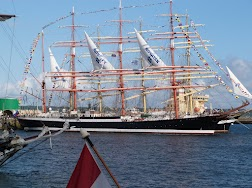
#> input picture Traitement de l'image/TE5/DATA_TE5/bateau2.JPG, 252 x 188 px, found by its file name
$ python TE5-Detection-Contours.py   (older library calls are emulated)
#> lines starting #> are read from the running program, lines starting #| are printed output that depends on the picture; after the words box and inside, x2 and y2 are one past the last pixel; in counts of white or black regions, pixels touching at a corner belong together
import numpy as np
import cv2
from matplotlib import pyplot as plt


# 1. Image gris
img = cv2.imread('/Users/melvindubee/Documents/ENSTA/Traitement-image/DATA_TE5/Bateau2.jpg')
#> img is the input picture: shape (188, 252, 3); mean B, G, R 150.1, 132.7, 118.8
img_grey = cv2.cvtColor(img, cv2.COLOR_BGR2GRAY)
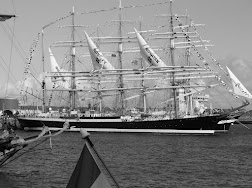
#> img_grey: shape (188, 252); min 0, max 254, mean 130.5
plt.figure()
plt.imshow(img_grey, cmap="gray")
plt.title("Image en gris")

# 2 & 3. Calculer le gradient horizontal et vertical

laplacian = cv2.Laplacian(img_grey,cv2.CV_64F)
sobelx = cv2.Sobel(img_grey,cv2.CV_64F,1,0,ksize=5)
sobely = cv2.Sobel(img_grey,cv2.CV_64F,0,1,ksize=5)
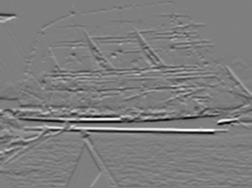
#> sobely: shape (188, 252) float64; min -10529, max 10722, mean -63.1; drawn with min black and max white

plt.figure()
plt.subplot(2,2,1),plt.imshow(img_grey,cmap = 'gray')
plt.title('Original'), plt.xticks([]), plt.yticks([])
plt.subplot(2,2,2),plt.imshow(laplacian,cmap = 'gray')
plt.title('Laplacian'), plt.xticks([]), plt.yticks([])
plt.subplot(2,2,3),plt.imshow(sobelx,cmap = 'gray')
plt.title('Sobel X'), plt.xticks([]), plt.yticks([])
plt.subplot(2,2,4),plt.imshow(sobely,cmap = 'gray')
plt.title('Sobel Y'), plt.xticks([]), plt.yticks([])

# 4. Calculer le module du gradient

modgrad = np.sqrt(sobelx**2 + sobely**2)
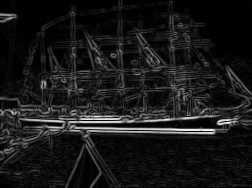
#> modgrad: shape (188, 252) float64; min 0, max 10722.2, mean 1043.9; drawn with min black and max white

plt.figure()
plt.imshow(modgrad, cmap="gray")
plt.title("Module gradient")

# 5. Décrire l’étape supplémentaire nécessaire pour obtenir une carte
# des contours ne contenant que les points de contours (c’est-à-dire
# une image binaire avec des « 1 » là ou des contours sont trouvés et « 0 »
# ailleurs). L’implémenter et commenter le résultat.

# Il faut choisir un seuil T et seuiller l'image du module de gradient

S = 0.17 * np.max(modgrad)
#> S = 1822.8

Img_bin = modgrad > S # Seuillage
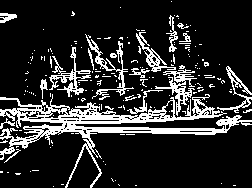
#> Img_bin: shape (188, 252) bool; 17% white in thin lines or dots

plt.figure()
plt.imshow(Img_bin, cmap="gray")
plt.title("Detection des contours")

############################################################
###### Détection des contours avec le filtre de Canny ######
############################################################

# 1. Enumérer et expliquer les paramètres du filtre de Canny

#Approche de type gradient, hypothèse de bruit blanc gaussien, éléments
# de l’approche type laplacien
#• 3 objectifs :
#• Faibles taux d’erreurs (Pndf,Pfa)
#• Bonne localisation des contours
#• Des contours de largeur 1 pixel
#• Filtre optimal de Canny  « dérivée première d’une gaussienne »

# 2. Appliquer ce filtre

edges = cv2.Canny(img_grey,100,200)
#> edges: shape (188, 252); 15.9% white in thin lines or dots
plt.figure()
plt.imshow(edges,cmap = 'gray')
plt.title('Detection des contours avec un filtre de Canny'), plt.xticks([]), plt.yticks([])

#########################
###### Application ######
#########################

# 1. Lire et convertir l’image img_ds.jpg en niveaux de gris

img = cv2.imread('/Users/melvindubee/Documents/ENSTA/Traitement-image/DATA_TE5/img_ds.jpg')
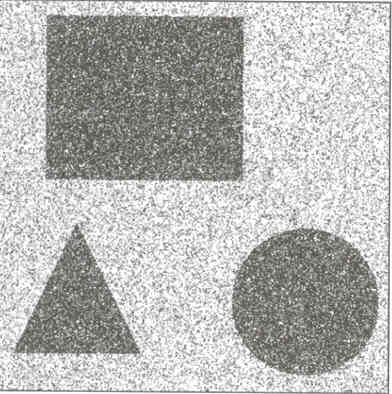
#> input picture Traitement de l'image/TE5/DATA_TE5/img_ds.jpg, 392 x 394 px, found by its file name
#> img is the input picture: shape (394, 392, 3); mean B, G, R 180.6, 182.7, 182.4
img_grey = cv2.cvtColor(img, cv2.COLOR_BGR2GRAY)
#> img_grey: shape (394, 392)
plt.figure()
plt.imshow(img_grey, cmap="gray")
plt.title("Image en gris")

# 2. Lui appliquer un filtre de réduction de bruit

blur = cv2.GaussianBlur(img_grey,(9,9),0)
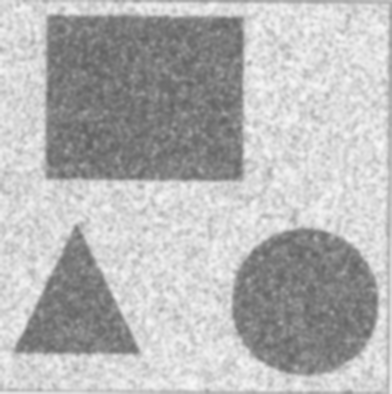
#> blur: shape (394, 392); min 97, max 249, mean 182.3
plt.figure()
plt.imshow(blur, cmap="gray")
plt.title("Reduction de bruit par filtre gaussien")


# 3. Réaliser une détection de contours de l’image filtrée
# (privilégier la méthodede Canny pour gagner du temps)

# Méthode de Canny

edges = cv2.Canny(blur,100,200)
#> edges: shape (394, 392); 1.2% white in thin lines or dots, all inside (x1, y1, x2, y2) = (11, 7, 382, 376)
plt.figure()
plt.imshow(edges, cmap = 'gray')
plt.title('Detection des contours avec un filtre de Canny'), plt.xticks([]), plt.yticks([])

plt.show()

# 5. Réaliser un étiquetage en composantes
# connexes de l’image obtenue en 3

num_features, comp_conn1 = cv2.connectedComponents(edges)
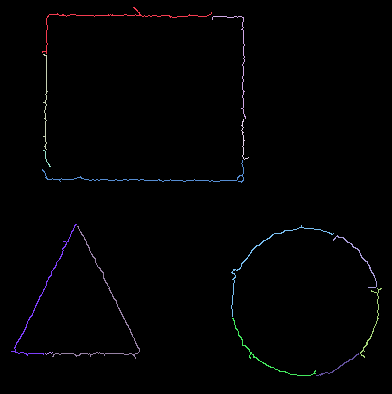
#> comp_conn1: shape (394, 392) int32; 15 distinct labels, from 0 to 14; one colour per label, 0 black
#> num_features = 15
print("Nbre de contours: ", num_features-1)
#| Nbre de contours:  14

# 6. Quel post-traitement pourrait-on appliquer à l’image des
# contours obtenue à la question 3 pour améliorer le résultat ? Pourquoi ?

# Pour améliorer le résultat, nous pouvons faire une segmentation (methode otsu)
# composantes connexes -> cb
